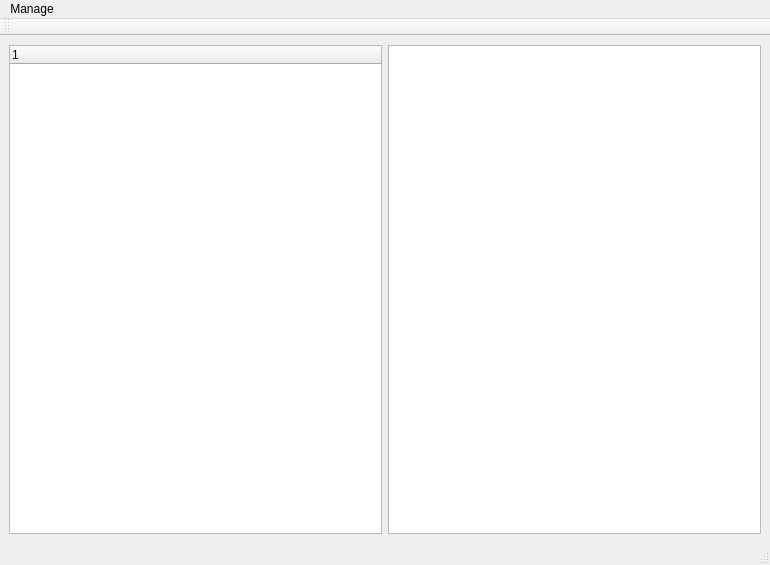
<?xml version="1.0" encoding="UTF-8"?>
<ui version="4.0">
 <class>MainWindow</class>
 <widget class="QMainWindow" name="MainWindow">
  <property name="geometry">
   <rect>
    <x>0</x>
    <y>0</y>
    <width>770</width>
    <height>565</height>
   </rect>
  </property>
  <property name="windowTitle">
   <string>MainWindow</string>
  </property>
  <widget class="QWidget" name="centralwidget">
   <layout class="QHBoxLayout" name="horizontalLayout_2">
    <item>
     <layout class="QHBoxLayout" name="horizontalLayout">
      <item>
       <widget class="QTreeWidget" name="treeWidget">
        <column>
         <property name="text">
          <string notr="true">1</string>
         </property>
        </column>
       </widget>
      </item>
      <item>
       <widget class="QListWidget" name="listWidget"/>
      </item>
     </layout>
    </item>
   </layout>
  </widget>
  <widget class="QMenuBar" name="menubar">
   <property name="geometry">
    <rect>
     <x>0</x>
     <y>0</y>
     <width>770</width>
     <height>21</height>
    </rect>
   </property>
   <widget class="QMenu" name="menuManage">
    <property name="title">
     <string>Manage</string>
    </property>
   </widget>
   <addaction name="menuManage"/>
  </widget>
  <widget class="QStatusBar" name="statusbar"/>
  <widget class="QToolBar" name="toolBar">
   <property name="windowTitle">
    <string>toolBar</string>
   </property>
   <attribute name="toolBarArea">
    <enum>TopToolBarArea</enum>
   </attribute>
   <attribute name="toolBarBreak">
    <bool>false</bool>
   </attribute>
  </widget>
 </widget>
 <resources/>
 <connections/>
</ui>
